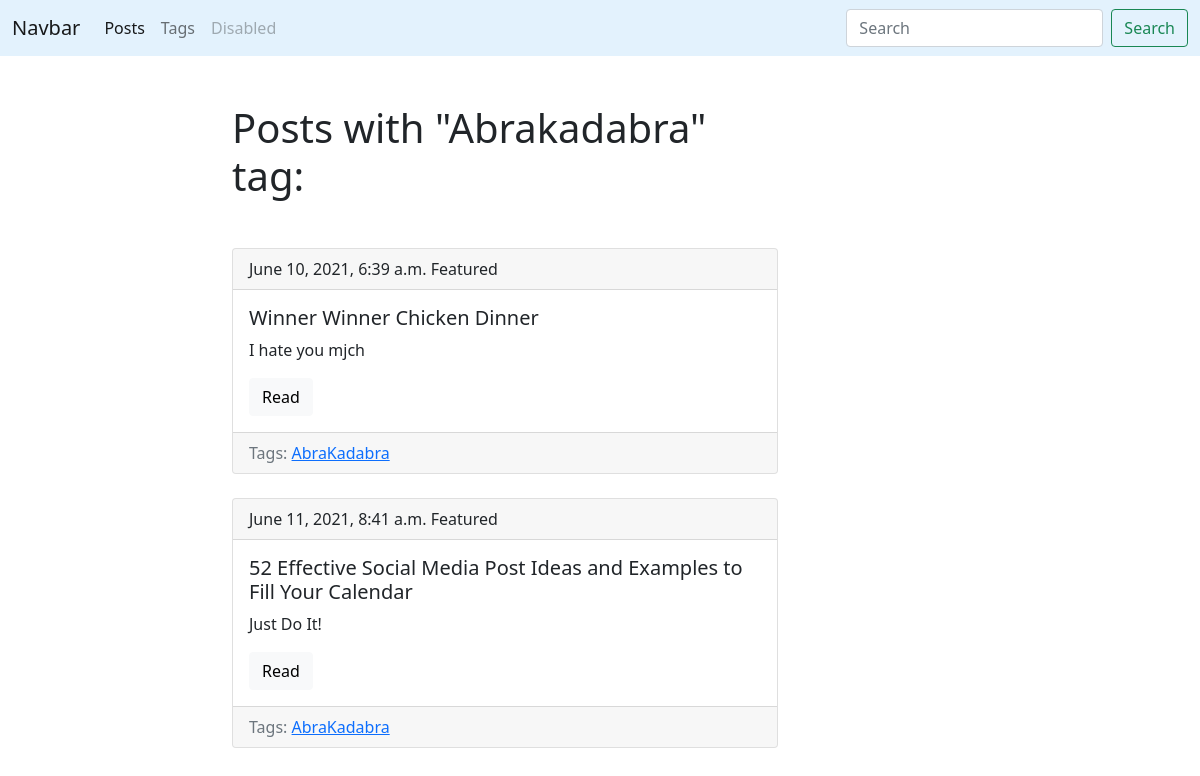
The page /blog/tag/hha-hha-hha/ on the database its author committed.
### blog/models.py (models this page shows, shortened)
class Tag(models.Model):
    title = models.CharField(max_length=50)
    slug = models.SlugField(max_length=50, unique=True)
    def get_absolute_url(self):
        return reverse('tag_detail_url', kwargs={'slug': self.slug})

class Post(models.Model):
    title = models.CharField(max_length=150, db_index=True)
    slug = models.SlugField(max_length=150, blank=True, unique=True)
    body = models.TextField(blank=True, db_index=True)
    tags = models.ManyToManyField('Tag', blank=True, related_name='posts')
    date_pub = models.DateTimeField(auto_now_add=True)
    def get_absolute_url(self):
        return reverse('post_detail_url', kwargs={'slug': self.slug})

### blog/views.py (the view)
# urls.py: path('tag/<str:slug>/', TagDetail.as_view(), name='tag_detail_url'),
class TagDetail(ObjectDetailMixin, View):
    model = Tag
    template = 'blog/tag_detail.html'

### blog/utils.py (called while the page is built)
    def get(self, request, slug):
        obj = get_object_or_404(self.model, slug__iexact=slug)
        return render(request, self.template,
                      context={self.model.__name__.lower(): obj,
                               'admin_object': obj,
                               'detail': True})

### blog/templates/blog/tag_detail.html
{% extends 'blog/base_blog.html' %}
{% block content %}
    <h1 class="mb-5">Posts with "{{ tag.title|title }}" tag:</h1>
    {% for post in tag.posts.all %}
        {% include 'blog/includes/post_card_template.html' %}
    {% endfor %}
{% endblock %}

### blog/templates/blog/includes/post_card_template.html
<div class="card mb-4">
    <div class="card-header">
        {{ post.date_pub }}
      Featured
    </div>
    <div class="card-body">
      <h5 class="card-title">{{ post.title }}</h5>
      <p class="card-text">{{ post.body|truncatewords:15 }}</p>
      <a href="{{ post.get_absolute_url }}" class="btn btn-light">Read</a>
    </div>
    <div class="card-footer text-muted">
        Tags:
        {% for tag in post.tags.all %}
            <a href="{{ tag.get_absolute_url }}">{{ tag.title }}</a>
        {% endfor %}
    </div>
</div>

### rows shown on the page
Tag: title "Abrakadabra", title "AbraKadabra"
Post: date_pub "June 10, 2021, 6:39 a.m.", title "Winner Winner Chicken Dinner", body "I hate you mjch"
Post: date_pub "June 11, 2021, 8:41 a.m.", title "52 Effective Social Media Post Ideas and Examples to Fill Your Calendar", body "Just Do It!"
